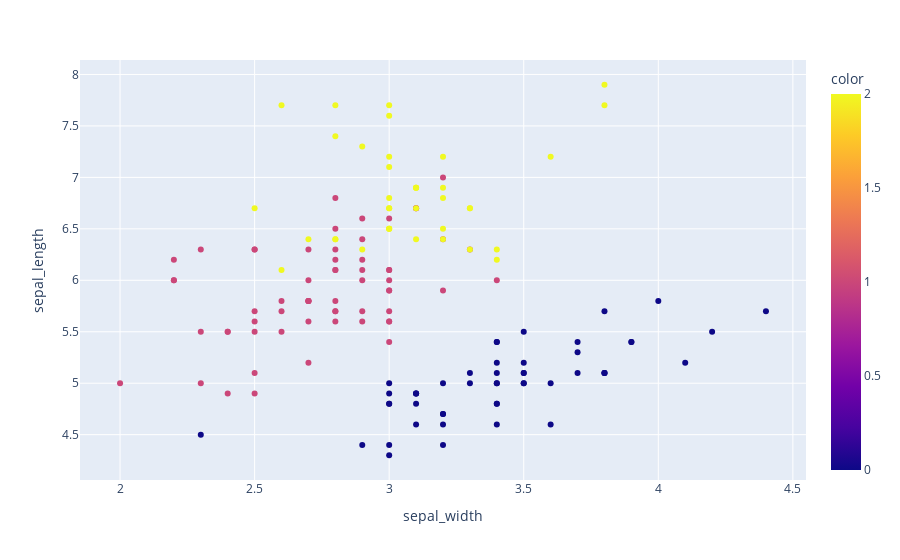

Notebook cell for this chart:
### Markdown cell above
## 5. Plot the clustered data.

### Code cell
import plotly.express as px
df = px.data.iris()
fig = px.scatter(df, x="sepal_width", y="sepal_length", color=kmeans.labels_)
fig.show()

### Figure 1 — Plotly figure (JSON) as saved in the notebook; plotly's stock layout.template omitted (floating-point values rounded to 4 significant figures; data arrays with more than 128 entries replaced by an {"elided": "..."} marker saying what was removed)
{"data": [{"hovertemplate": "sepal_width=%{x}<br>sepal_length=%{y}<br>color=%{marker.color}<extra></extra>", "legendgroup": "", "marker": {"color": {"elided": "150 int values"}, "coloraxis": "coloraxis", "symbol": "circle"}, "mode": "markers", "name": "", "orientation": "v", "showlegend": false, "type": "scatter", "x": {"elided": "150 float values"}, "xaxis": "x", "y": {"elided": "150 float values"}, "yaxis": "y"}], "layout": {"coloraxis": {"colorbar": {"title": {"text": "color"}}, "colorscale": [[0, "#0d0887"], [0.1111, "#46039f"], [0.2222, "#7201a8"], [0.3333, "#9c179e"], [0.4444, "#bd3786"], [0.5556, "#d8576b"], [0.6667, "#ed7953"], [0.7778, "#fb9f3a"], [0.8889, "#fdca26"], [1, "#f0f921"]]}, "legend": {"tracegroupgap": 0}, "margin": {"t": 60}, "xaxis": {"anchor": "y", "domain": [0, 1], "title": {"text": "sepal_width"}}, "yaxis": {"anchor": "x", "domain": [0, 1], "title": {"text": "sepal_length"}}}}
